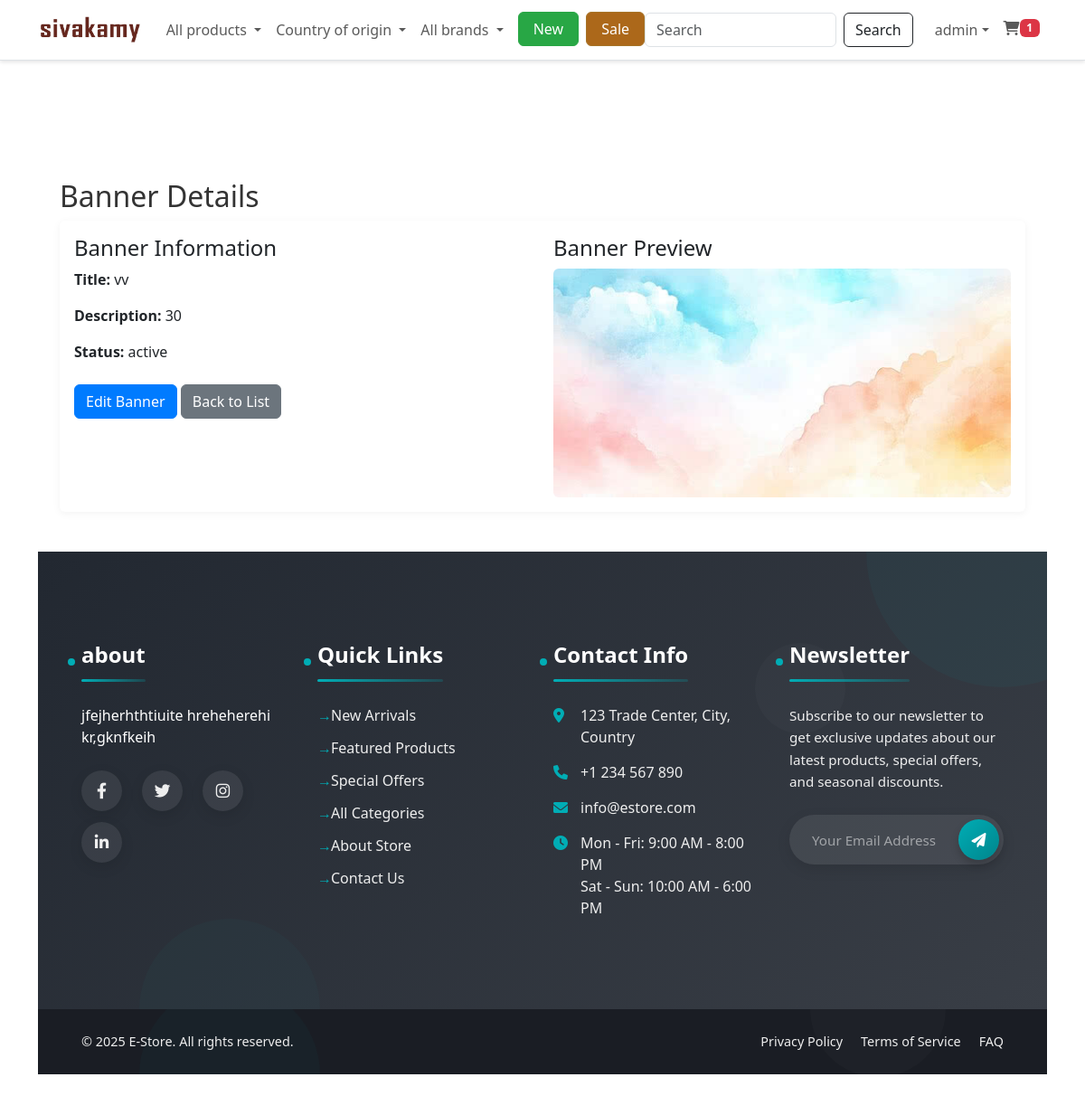
Screenshot of /?controller=banner&action=show&id=4 (signed in) with the database file from the repository.
### tables this page shows
CREATE TABLE IF NOT EXISTS `settings` (
  `id` int NOT NULL AUTO_INCREMENT,
  `key` varchar(100) NOT NULL,
  `value` text,
  `group` varchar(50) DEFAULT 'general',
  `created_at` timestamp NULL DEFAULT CURRENT_TIMESTAMP,
  `updated_at` timestamp NULL DEFAULT CURRENT_TIMESTAMP ON UPDATE CURRENT_TIMESTAMP,
  PRIMARY KEY (`id`),
  UNIQUE KEY `key` (`key`)
);

CREATE TABLE IF NOT EXISTS `banners` (
  `id` int NOT NULL AUTO_INCREMENT,
  `title` varchar(255) NOT NULL,
  `description` text,
  `image_url` varchar(255) NOT NULL,
  `status` enum('active','inactive') DEFAULT 'active',
  `created_at` timestamp NULL DEFAULT CURRENT_TIMESTAMP,
  `updated_at` timestamp NULL DEFAULT CURRENT_TIMESTAMP ON UPDATE CURRENT_TIMESTAMP,
  PRIMARY KEY (`id`)
);

CREATE TABLE IF NOT EXISTS `about_store` (
  `id` int NOT NULL AUTO_INCREMENT,
  `title` varchar(255) NOT NULL,
  `content` text NOT NULL,
  `image_path` varchar(255) DEFAULT NULL,
  `created_at` timestamp NOT NULL DEFAULT CURRENT_TIMESTAMP,
  `updated_at` timestamp NOT NULL DEFAULT CURRENT_TIMESTAMP ON UPDATE CURRENT_TIMESTAMP,
  PRIMARY KEY (`id`)
);

### app/views/banner/show.php (the view)
<?php
require_once __DIR__ . '/../customer/layouts/header.php';
?>
<div class="container mt-4">
    <div class="row">
        <div class="col-md-12">
            <h2>Banner Details</h2>
            <div class="card">
                <div class="card-body">
                    <div class="row">
                        <div class="col-md-6">
                            <h4>Banner Information</h4>
                            <div class="mb-3">
                                <strong>Title:</strong> <?php echo htmlspecialchars($banner['title']); ?>
                            </div>
                            <div class="mb-3">
                                <strong>Description:</strong> <?php echo nl2br(htmlspecialchars($banner['description'])); ?>
                            </div>
                            <div class="mb-3">
                                <strong>Status:</strong> <?php echo htmlspecialchars($banner['status']); ?>
                            </div>
                            <div class="mt-4">
                                <a href="?controller=banner&action=edit&id=<?php echo $banner['id']; ?>" class="btn btn-primary">Edit Banner</a>
                                <a href="?controller=banner" class="btn btn-secondary">Back to List</a>
                            </div>
                        </div>
                        <div class="col-md-6">
                            <h4>Banner Preview</h4>
                            <div class="text-center">
                                <img src="<?php echo BASE_URL . htmlspecialchars($banner['image_url']); ?>"
                                     alt="Banner Preview"
                                     class="img-fluid rounded"
                                     style="max-height: 500px; object-fit: contain;">
                            </div>
                        </div>
                    </div>
                </div>
            </div>
        </div>
    </div>
</div>
<?php
require_once __DIR__ . '/../customer/layouts/footer.php';
?>

### app/views/customer/layouts/header.php (shortened to what the rows shown need)
<!DOCTYPE html>
<html lang="en">
<head>
    <link href="https://cdn.jsdelivr.net/npm/bootstrap@5.3.0-alpha1/dist/css/bootstrap.min.css" rel="stylesheet">
    <link rel="stylesheet" href="https://cdnjs.cloudflare.com/ajax/libs/font-awesome/6.0.0/css/all.min.css">
    <link rel="stylesheet" href="https://cdnjs.cloudflare.com/ajax/libs/animate.css/4.1.1/animate.min.css">
    <link rel="stylesheet" href="<?php echo BASE_URL; ?>assets/css/style.css">
</head>
<body style="background-color: #fff;" class="mobile-nav-fixed d-flex flex-column min-vh-100">
    <?php
    $settingModel = new Setting();
    $siteLogo = $settingModel->getSetting('site_logo');
    $siteName = $settingModel->getSetting('site_name') ?: 'Sivakamy';
    ?>
    <nav class="navbar navbar-expand-lg navbar-light bg-white border-bottom d-none d-md-block">
        <div class="container">
            <a class="navbar-brand fw-bold" href="<?php echo BASE_URL; ?>">
                <?php if(!empty($siteLogo) && file_exists(UPLOAD_PATH . $siteLogo)): ?>
                    <img src="<?php echo BASE_URL . 'public/uploads/' . htmlspecialchars($siteLogo); ?>" alt="<?php echo htmlspecialchars($siteName); ?>" style="max-height: 40px;">
                <?php else: ?>
                    <?php echo htmlspecialchars($siteName); ?>
                <?php endif; ?>
            </a>
            <div class="collapse navbar-collapse" id="navbarSupportedContent">
                <ul class="navbar-nav me-auto mb-2 mb-lg-0">
                    <li class="nav-item dropdown">
                        <a class="nav-link dropdown-toggle" href="#" id="categoryDropdown" role="button" data-bs-toggle="dropdown" aria-expanded="false">
                            All products
                        </a>
                    </li>
                    <li class="nav-item dropdown">
                        <a class="nav-link dropdown-toggle" href="#" id="countryDropdown" role="button" data-bs-toggle="dropdown" aria-expanded="false">
                            Country of origin
                        </a>
                    </li>
                    <li class="nav-item dropdown">
                        <a class="nav-link dropdown-toggle" href="#" id="brandDropdown" role="button" data-bs-toggle="dropdown" aria-expanded="false">
                            All brands
                        </a>
                    </li>
                    <li class="nav-item ms-2">
                        <a href="#" class="btn btn-success px-3 fw-medium" style="background-color: #28a745; border-color: #28a745;">New </a>
                    </li>
                    <li class="nav-item ms-2">
                        <a href="#" class="btn btn-success px-3 fw-medium" style="background-color:rgb(172, 104, 26); border-color:rgb(167, 116, 40);">Sale</a>
                    </li>
                </ul>
                <div class="d-lg-flex flex-column flex-lg-row align-items-start align-items-lg-center mt-3 mt-lg-0">
                    <form class="d-none d-md-flex w-100 mb-3 mb-lg-0 me-lg-2" action="<?php echo BASE_URL; ?>?controller=product&action=search" method="GET">
                        <input class="form-control me-2" type="search" name="keyword" placeholder="Search" aria-label="Search">
                        <button class="btn btn-outline-dark" type="submit">Search</button>
                    </form>
                    <ul class="navbar-nav ms-lg-2">
                        <?php if(isLoggedIn()) : ?>
                            <li class="nav-item dropdown">
                                <a class="nav-link dropdown-toggle d-flex align-items-center" href="#" id="navbarDropdown" role="button" data-bs-toggle="dropdown" aria-expanded="false">
                                    <span><?php echo $_SESSION['user_name']; ?></span>
                                </a>
                            </li>
                        <?php endif; ?>
                        <li class="nav-item">
                            <a class="nav-link d-flex align-items-center" href="<?php echo BASE_URL; ?>?controller=cart">
                                <i class="fas fa-shopping-cart"></i>
                                <?php if(isLoggedIn()) : ?>
                                    <span class="badge bg-danger cart-count">
                                        <?php
                                            $cartModel = new Cart();
                                            echo $cartModel->getCartCount($_SESSION['user_id']);
                                        ?>
                                    </span>
                                <?php endif; ?>
                            </a>
                        </li>
                    </ul>
                </div>
            </div>
        </div>
    </nav>
    <main class="container py-4">
    <main class="container py-4">

### app/views/customer/layouts/footer.php (shortened to what the rows shown need)
</main>
<footer class="full-width-section">
    <div class="footer-top">
        <div class="footer-decoration circle-1"></div>
        <div class="footer-decoration circle-2"></div>
        <div class="container-fluid px-4 px-xl-5 max-width-1400">
            <div class="row">
                <div class="col-lg-3 col-md-6">
                    <div class="footer-widget">
                        <?php
                        $aboutTitle = 'About Our Store';
                        $aboutContent = 'Your one-stop shop for quality products. We offer the best deals and fast delivery to your doorstep with a satisfaction guarantee on all purchases.';
                        if (isset($GLOBALS['db'])) {
                            try {
                                require_once APP_PATH . 'models/AboutStore.php';
                                $aboutStore = new AboutStore($GLOBALS['db']);
                                $aboutEntries = $aboutStore->getAll();
                                if (!empty($aboutEntries[0])) {
                                    $aboutTitle = htmlspecialchars($aboutEntries[0]['title']);
                                    $aboutContent = $aboutEntries[0]['content'];
                                }
                            } catch (Exception $e) {
                                error_log('Error loading about store content: ' . $e->getMessage());
                            }
                        }
                        ?>
                        <h4><a href="<?php echo BASE_URL; ?>?controller=about&action=index" style="color: inherit; text-decoration: none;"><?php echo $aboutTitle; ?></a></h4>
                        <div class="about-content">
                            <?php
                            $shortContent = strip_tags($aboutContent);
                            $shortContent = strlen($shortContent) > 150 ? substr($shortContent, 0, 150) . '...' : $shortContent;
                            echo $shortContent;
                            ?>
                        </div>
                        <div class="social-links">
                            <a href="#"><i class="fab fa-facebook-f"></i></a>
                            <a href="#"><i class="fab fa-twitter"></i></a>
                            <a href="#"><i class="fab fa-instagram"></i></a>
                            <a href="#"><i class="fab fa-linkedin-in"></i></a>
                        </div>
                    </div>
                </div>
                <div class="col-lg-3 col-md-6">
                    <div class="footer-widget">
                        <h4>Quick Links</h4>
                        <ul class="footer-links">
                            <li><a href="<?php echo BASE_URL; ?>?controller=product&action=new">New Arrivals</a></li>
                            <li><a href="<?php echo BASE_URL; ?>?controller=product&action=featured">Featured Products</a></li>
                            <li><a href="<?php echo BASE_URL; ?>?controller=product&action=sale">Special Offers</a></li>
                            <li><a href="<?php echo BASE_URL; ?>?controller=category&action=all">All Categories</a></li>
                            <li><a href="<?php echo BASE_URL; ?>?controller=about&action=index">About Store</a></li>
                            <li><a href="<?php echo BASE_URL; ?>?controller=page&action=contact">Contact Us</a></li>
                        </ul>
                    </div>
                </div>
                <div class="col-lg-3 col-md-6">
                    <div class="footer-widget">
                        <h4>Contact Info</h4>
                        <ul class="contact-info">
                            <li>
                                <i class="fas fa-map-marker-alt"></i>
                                123 Trade Center, City, Country
                            </li>
                            <li>
                                <i class="fas fa-phone"></i>
                                +1 234 567 890
                            </li>
                            <li>
                                <i class="fas fa-envelope"></i>
                                info@estore.com
                            </li>
                            <li>
                                <i class="fas fa-clock"></i>
                                Mon - Fri: 9:00 AM - 8:00 PM<br>
                                Sat - Sun: 10:00 AM - 6:00 PM
                            </li>
                        </ul>
                    </div>
                </div>
                <div class="col-lg-3 col-md-6">
                    <div class="footer-widget">
                        <h4>Newsletter</h4>
                        <p>Subscribe to our newsletter to get exclusive updates about our latest products, special offers, and seasonal discounts.</p>
                        <form class="newsletter-form">
                            <input type="email" placeholder="Your Email Address" required>
                            <button type="submit"><i class="fas fa-paper-plane"></i></button>
                        </form>
                    </div>
                </div>
            </div>
        </div>
    </div>
    <div class="footer-bottom">
        <div class="container-fluid px-4 px-xl-5 max-width-1400">
            <div class="footer-bottom-content">
                <p class="copyright-text">&copy; <?php echo date('Y'); ?> E-Store. All rights reserved.</p>
                <div class="footer-bottom-links">
                    <a href="<?php echo BASE_URL; ?>?controller=page&action=privacy">Privacy Policy</a>
                    <a href="<?php echo BASE_URL; ?>?controller=page&action=terms">Terms of Service</a>
                    <a href="<?php echo BASE_URL; ?>?controller=page&action=faq">FAQ</a>
                </div>
            </div>
        </div>
    </div>
</footer>
</body>
</html>

### rows the page displays
settings: value (picture)
banners: title "vv", description "30", status "active", image_url (picture)
about_store: title "about", content "jfejherhthtiuite hreheherehi kr,gknfkeih"

### other values shown
$_SESSION['user_name'] "admin"
$cartModel->getCartCount($_SESSION['user_id']) "1"
